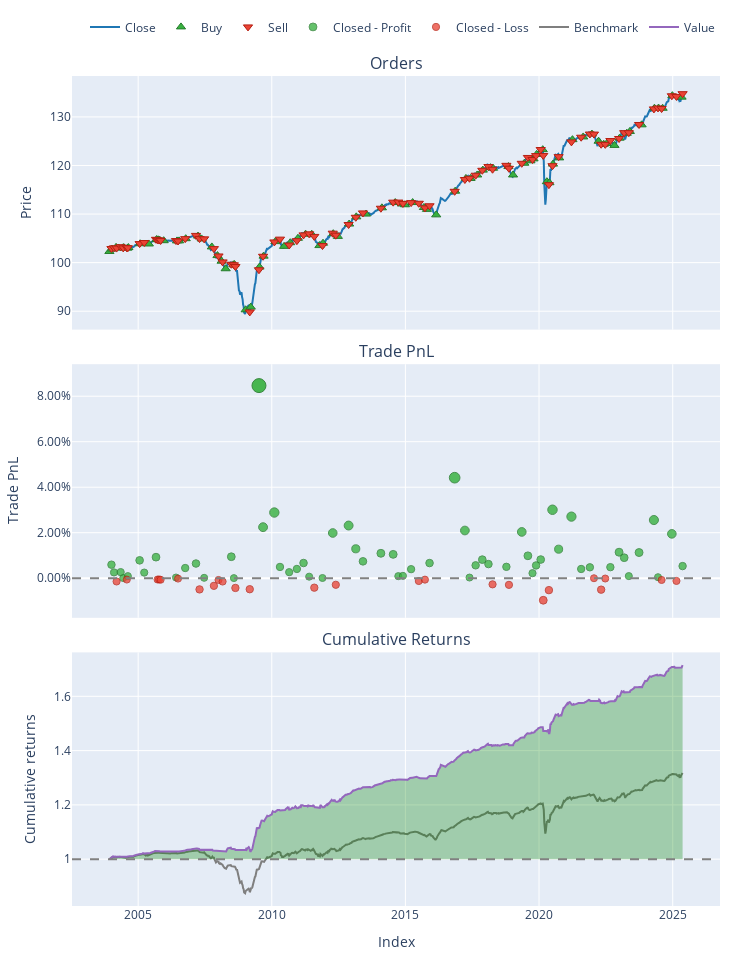

Here is the notebook cell this chart was saved with:
### Code cell
import pandas as pd
import numpy as np
import matplotlib.pyplot as plt
from sklearn.ensemble import GradientBoostingClassifier
from sklearn.preprocessing import StandardScaler
from sklearn.pipeline import Pipeline
import vectorbt as vbt
import os

import pandas as pd, numpy as np, matplotlib.pyplot as plt, warnings, itertools, random
from sklearn.decomposition import PCA
from sklearn.ensemble import GradientBoostingClassifier
from sklearn.model_selection import TimeSeriesSplit
from deap import base, creator, tools, algorithms

import pandas as pd, numpy as np, random, time, matplotlib.pyplot as plt
from pathlib import Path

warnings.filterwarnings("ignore")   # to keep notebook output tidy



import pandas as pd
import numpy as np
import random
import vectorbt as vbt

# --- Parameters ---
POP_SIZE, MAX_GENS = 120, 120
MUT_RATE, CROSS_RATE = 0.40, 0.40
TARGET_RET = 0.70
RANDOM_SEED = 7
np.random.seed(RANDOM_SEED)
random.seed(RANDOM_SEED)

# --- Load the data ---
CSV_PATH = r"c:\Users\Eddy\YTM Capital Dropbox\Eddy Winiarz\Trading\COF\Models\Unfinished Models\Eddy\Python Projects\BT\data_pipelines\data_processed\with_er_daily.csv"
df = pd.read_csv(CSV_PATH, parse_dates=True)
df.iloc[:, 0] = pd.to_datetime(df.iloc[:, 0], errors="coerce")
df = df.set_index(df.columns[0]).sort_index()
price_col = "cad_ig_er_index" if "cad_ig_er_index" in df.columns else df.columns[1]
price = df[price_col].resample("W-FRI").last().ffill()
df_w = price.to_frame("price")
df_w["ret_fwd"] = price.pct_change().shift(-1)
for col in ["cad_oas", "us_ig_oas", "us_hy_oas", "vix"]:
    df_w[col] = df[col].resample("W-FRI").last().ffill() if col in df.columns else 0.0
df_w = df_w.dropna(subset=["ret_fwd"])

# --- Feature matrix ---
feat = pd.DataFrame(index=df_w.index)
for lag in [1,2,3,4,6,8,12,13,26,52]:
    feat[f"mom_{lag}"] = price.pct_change(lag)
for w in [4,8,13,26]:
    feat[f"vol_{w}"] = price.pct_change().rolling(w).std()
for w in [4,8,13,26]:
    feat[f"sma_{w}_dev"] = price/price.rolling(w).mean()-1
ema12, ema26 = price.ewm(span=12, adjust=False).mean(), price.ewm(span=26, adjust=False).mean()
feat["macd_diff"] = (ema12-ema26) - (ema12-ema26).ewm(span=9, adjust=False).mean()
low14, high14 = price.rolling(14).min(), price.rolling(14).max()
feat["stoch_k"] = 100*(price-low14)/(high14-low14+1e-8)
for col in ["cad_oas","us_ig_oas","us_hy_oas","vix"]:
    feat[f"{col}_mom4"] = df_w[col].pct_change(4)
feat = feat.fillna(0)
FEATURES = feat.columns.tolist()

# --- GA primitives ---
def rand_clause():
    f = random.choice(FEATURES)
    thr = np.percentile(feat[f], random.uniform(10,90))
    op  = ">" if random.random()<0.5 else "<"
    return f"(feat['{f}'] {op} {thr:.6f})"

def gen_rule(max_c=4):
    n = random.randint(1,max_c)
    join = " & " if random.random()<0.5 else " | "
    return join.join(rand_clause() for _ in range(n))

def evaluate(rule):
    try:
        mask = eval(rule)
        mask = mask.reindex(price.index).fillna(False)
        # vectorbt backtest
        pf = vbt.Portfolio.from_signals(
            price,
            entries=mask,
            exits=~mask,
            freq='W',
            init_cash=10000,
            fees=0.0,
            slippage=0.0
        )
        ret = pf.total_return()
        dd = pf.max_drawdown()
        fitness = ret - 0.1*abs(dd)
        return fitness, ret, dd, pf
    except Exception as e:
        print(f"Error evaluating rule: {rule}\n{e}")
        return -1,-1,0,None

def mutate(rule):
    if random.random()<0.5 and ("&" in rule or "|" in rule):
        parts = rule.split("&" if "&" in rule else "|")
        parts[random.randrange(len(parts))] = rand_clause()
        join = "&" if "&" in rule else "|"
        return join.join(p.strip() for p in parts)
    return f"({rule}) {'&' if random.random()<0.5 else '|'} {rand_clause()}"

def crossover(r1,r2):
    p1 = r1.split("&" if "&" in r1 else "|")
    p2 = r2.split("&" if "&" in r2 else "|")
    return random.choice(p1).strip()+" & "+random.choice(p2).strip()

# --- Run GA ---
pop=[gen_rule() for _ in range(POP_SIZE)]
best_rule,best_ret,best_pf=None,-1,None
for gen in range(MAX_GENS):
    scored=[(*evaluate(r)[:2],r) for r in pop]
    scored.sort(key=lambda x:x[0], reverse=True)
    elite=[r for _,_,r in scored[:25]]
    if scored[0][1]>best_ret:
        best_rule, best_ret = scored[0][2], scored[0][1]
        best_pf = evaluate(best_rule)[3]
        print(f"Gen {gen:03d}  best return {best_ret*100:5.1f}%")
        if best_ret>=TARGET_RET: break
    next_pop = elite.copy()
    while len(next_pop)<POP_SIZE:
        roll=random.random()
        if roll<MUT_RATE: next_pop.append(mutate(random.choice(elite)))
        elif roll<MUT_RATE+CROSS_RATE: next_pop.append(crossover(*random.sample(elite,2)))
        else: next_pop.append(gen_rule())
    pop=next_pop

# --- Metrics & plot ---
if best_pf is not None:
    print("\nBest rule:", best_rule)
    print(f"Cumulative return {best_ret*100:.1f}%")
    print(best_pf.stats())
    best_pf.plot().show()
else:
    print("No valid solution found.")

### Figure 1 — Plotly figure (JSON) as saved in the notebook; plotly's stock layout.template omitted (floating-point values rounded to 4 significant figures; data arrays with more than 128 entries replaced by an {"elided": "..."} marker saying what was removed)
{"data": [{"legendgroup": "0", "line": {"color": "#1f77b4"}, "name": "Close", "showlegend": true, "type": "scatter", "uid": "75e3a287-61cc-4445-9753-909e17d7dcf2", "x": {"elided": "1120 str values"}, "xaxis": "x", "y": {"elided": "1120 float values"}, "yaxis": "y"}, {"customdata": {"elided": "84x3 float values"}, "hovertemplate": "Order Id: %{customdata[0]}<br>Timestamp: %{x}<br>Price: %{y}<br>Size: %{customdata[1]:.6f}<br>Fees: %{customdata[2]:.6f}", "legendgroup": "1", "marker": {"color": "#37B13F", "line": {"color": "rgb(38,123,44)", "width": 1}, "size": 8, "symbol": "triangle-up"}, "mode": "markers", "name": "Buy", "type": "scatter", "uid": "3ad97f48-7292-4599-8fed-5b28d1af2c89", "x": ["2003-12-05T00:00:00", "2004-01-09T00:00:00", "2004-03-05T00:00:00", "2004-04-09T00:00:00", "2004-06-04T00:00:00", "2004-06-18T00:00:00", "2004-08-06T00:00:00", "2004-08-20T00:00:00", "2005-01-28T00:00:00", "2005-05-27T00:00:00", "2005-09-09T00:00:00", "2005-09-30T00:00:00", "2005-10-21T00:00:00", "2005-12-16T00:00:00", "2006-06-16T00:00:00", "2006-07-14T00:00:00", "2006-10-13T00:00:00", "2007-03-30T00:00:00", "2007-05-18T00:00:00", "2007-10-05T00:00:00", "2007-12-21T00:00:00", "2008-02-15T00:00:00", "2008-04-11T00:00:00", "2008-07-25T00:00:00", "2008-08-08T00:00:00", "2009-01-09T00:00:00", "2009-03-20T00:00:00", "2009-07-17T00:00:00", "2009-09-11T00:00:00", "2010-02-19T00:00:00", "2010-06-18T00:00:00", "2010-09-10T00:00:00", "2010-12-24T00:00:00", "2011-04-08T00:00:00", "2011-07-01T00:00:00", "2011-10-14T00:00:00", "2011-12-02T00:00:00", "2012-04-20T00:00:00", "2012-06-22T00:00:00", "2012-11-23T00:00:00", "2013-03-01T00:00:00", "2013-07-12T00:00:00", "2014-02-14T00:00:00", "2014-08-15T00:00:00", "2014-11-14T00:00:00", "2014-12-26T00:00:00", "2015-04-10T00:00:00", "2015-09-11T00:00:00", "2015-10-23T00:00:00", "2016-02-26T00:00:00", "2016-11-11T00:00:00", "2017-04-07T00:00:00", "2017-06-09T00:00:00", "2017-09-08T00:00:00", "2017-11-24T00:00:00", "2018-03-09T00:00:00", "2018-04-13T00:00:00", "2018-11-09T00:00:00", "2019-01-11T00:00:00", "2019-06-14T00:00:00", "2019-09-06T00:00:00", "2019-10-18T00:00:00", "2019-11-29T00:00:00", "2020-02-21T00:00:00", "2020-04-17T00:00:00", "2020-05-22T00:00:00", "2020-07-10T00:00:00", "2020-10-02T00:00:00", "2021-04-02T00:00:00", "2021-08-27T00:00:00", "2021-12-24T00:00:00", "2022-03-25T00:00:00", "2022-06-03T00:00:00", "2022-07-15T00:00:00", "2022-10-28T00:00:00", "2023-01-06T00:00:00", "2023-04-14T00:00:00", "2023-05-26T00:00:00", "2023-11-03T00:00:00", "2024-04-26T00:00:00", "2024-06-21T00:00:00", "2024-08-16T00:00:00", "2024-12-27T00:00:00", "2025-05-02T00:00:00"], "xaxis": "x", "y": [102.3, 102.8, 103.1, 103.0, 103.0, 103.1, 103.0, 103.1, 103.9, 103.8, 104.8, 104.7, 104.6, 104.5, 104.5, 104.5, 104.9, 105.5, 104.9, 103.2, 101.5, 100.3, 98.74, 99.55, 99.62, 90.29, 90.85, 99.09, 101.3, 104.3, 103.3, 104.1, 105.0, 105.9, 105.8, 103.5, 104.0, 106.0, 105.4, 107.9, 109.4, 110.0, 111.3, 112.4, 112.1, 111.9, 112.4, 111.3, 111.0, 109.8, 114.7, 117.3, 117.3, 118.0, 119.0, 119.6, 119.4, 119.8, 118.1, 120.5, 121.0, 121.4, 122.3, 123.3, 116.7, 116.5, 120.3, 121.6, 125.3, 125.9, 126.5, 125.0, 124.4, 124.5, 124.1, 125.6, 126.6, 127.0, 128.4, 131.8, 131.8, 131.8, 134.4, 134.1], "yaxis": "y"}, {"customdata": {"elided": "84x3 float values"}, "hovertemplate": "Order Id: %{customdata[0]}<br>Timestamp: %{x}<br>Price: %{y}<br>Size: %{customdata[1]:.6f}<br>Fees: %{customdata[2]:.6f}", "legendgroup": "2", "marker": {"color": "#EA4335", "line": {"color": "rgb(181,31,18)", "width": 1}, "size": 8, "symbol": "triangle-down"}, "mode": "markers", "name": "Sell", "type": "scatter", "uid": "6bd6c749-0ec4-4d64-9690-5f4d1b935d97", "x": ["2004-01-02T00:00:00", "2004-02-06T00:00:00", "2004-03-12T00:00:00", "2004-05-07T00:00:00", "2004-06-11T00:00:00", "2004-07-30T00:00:00", "2004-08-13T00:00:00", "2005-01-21T00:00:00", "2005-03-25T00:00:00", "2005-09-02T00:00:00", "2005-09-23T00:00:00", "2005-10-14T00:00:00", "2005-11-04T00:00:00", "2006-06-02T00:00:00", "2006-06-30T00:00:00", "2006-10-06T00:00:00", "2007-03-02T00:00:00", "2007-04-20T00:00:00", "2007-06-22T00:00:00", "2007-11-02T00:00:00", "2008-01-04T00:00:00", "2008-02-29T00:00:00", "2008-06-27T00:00:00", "2008-08-01T00:00:00", "2008-08-22T00:00:00", "2009-03-06T00:00:00", "2009-07-10T00:00:00", "2009-09-04T00:00:00", "2010-02-05T00:00:00", "2010-04-23T00:00:00", "2010-08-27T00:00:00", "2010-12-10T00:00:00", "2011-03-11T00:00:00", "2011-05-27T00:00:00", "2011-08-05T00:00:00", "2011-11-25T00:00:00", "2012-04-13T00:00:00", "2012-05-25T00:00:00", "2012-11-16T00:00:00", "2013-02-22T00:00:00", "2013-05-31T00:00:00", "2014-01-31T00:00:00", "2014-07-18T00:00:00", "2014-09-26T00:00:00", "2014-11-28T00:00:00", "2015-03-20T00:00:00", "2015-07-03T00:00:00", "2015-09-25T00:00:00", "2015-11-27T00:00:00", "2016-11-04T00:00:00", "2017-03-24T00:00:00", "2017-05-26T00:00:00", "2017-08-18T00:00:00", "2017-11-17T00:00:00", "2018-02-09T00:00:00", "2018-04-06T00:00:00", "2018-10-12T00:00:00", "2018-11-16T00:00:00", "2019-05-10T00:00:00", "2019-08-02T00:00:00", "2019-10-04T00:00:00", "2019-11-22T00:00:00", "2020-01-24T00:00:00", "2020-02-28T00:00:00", "2020-05-15T00:00:00", "2020-07-03T00:00:00", "2020-09-25T00:00:00", "2021-03-19T00:00:00", "2021-07-30T00:00:00", "2021-11-26T00:00:00", "2022-01-21T00:00:00", "2022-04-29T00:00:00", "2022-06-24T00:00:00", "2022-09-02T00:00:00", "2022-12-30T00:00:00", "2023-03-10T00:00:00", "2023-05-12T00:00:00", "2023-09-29T00:00:00", "2024-04-19T00:00:00", "2024-06-14T00:00:00", "2024-08-02T00:00:00", "2024-12-20T00:00:00", "2025-02-21T00:00:00", "2025-05-16T00:00:00"], "xaxis": "x", "y": [102.9, 103.1, 103.0, 103.3, 103.0, 103.0, 103.1, 103.9, 104.1, 104.8, 104.7, 104.6, 104.6, 104.5, 104.5, 104.9, 105.6, 104.9, 104.9, 102.9, 101.4, 100.1, 99.67, 99.55, 99.2, 89.85, 98.54, 101.3, 104.3, 104.8, 103.6, 104.5, 105.7, 105.9, 105.4, 103.5, 106.1, 105.7, 107.8, 109.3, 110.2, 111.2, 112.5, 112.5, 112.2, 112.4, 112.2, 111.3, 111.7, 114.7, 117.1, 117.4, 118.0, 119.0, 119.8, 119.2, 120.0, 119.4, 120.5, 121.7, 121.2, 122.0, 123.3, 122.1, 116.1, 120.0, 121.8, 124.9, 125.8, 126.5, 126.5, 124.4, 124.3, 125.1, 125.6, 126.8, 126.8, 128.4, 131.7, 131.8, 131.7, 134.4, 134.2, 134.8], "yaxis": "y"}, {"customdata": {"elided": "59x4 float values"}, "hovertemplate": "Exit Trade Id: %{customdata[0]}<br>Position Id: %{customdata[1]}<br>Exit Timestamp: %{x}<br>PnL: %{customdata[2]:.6f}<br>Return: %{customdata[3]:.2%}", "legendgroup": "3", "marker": {"color": "#37B13F", "line": {"color": "rgb(38,123,44)", "width": 1}, "opacity": [0.7605, 0.7545, 0.7547, 0.7501, 0.7516, 0.7639, 0.7543, 0.7663, 0.7505, 0.7579, 0.7614, 0.7502, 0.7667, 0.75, 0.9, 0.7897, 0.8011, 0.7587, 0.7547, 0.7572, 0.7618, 0.7511, 0.7501, 0.7852, 0.791, 0.7729, 0.7631, 0.7693, 0.7685, 0.7515, 0.7518, 0.757, 0.7617, 0.8283, 0.7871, 0.7505, 0.76, 0.7644, 0.7609, 0.7588, 0.786, 0.7674, 0.7539, 0.7599, 0.7645, 0.8033, 0.7726, 0.7979, 0.7571, 0.7584, 0.7585, 0.7702, 0.7659, 0.7516, 0.77, 0.7953, 0.7507, 0.7845, 0.7594], "size": [7.489, 7.208, 7.219, 7.002, 7.073, 7.647, 7.202, 7.763, 7.023, 7.367, 7.531, 7.011, 7.778, 7.001, 14, 8.853, 9.386, 7.407, 7.217, 7.334, 7.55, 7.053, 7.005, 8.642, 8.913, 8.066, 7.61, 7.902, 7.865, 7.072, 7.084, 7.326, 7.548, 10.65, 8.732, 7.022, 7.465, 7.673, 7.511, 7.411, 8.68, 7.813, 7.18, 7.462, 7.676, 9.487, 8.053, 9.237, 7.333, 7.393, 7.399, 7.943, 7.743, 7.074, 7.931, 9.112, 7.034, 8.61, 7.438], "symbol": "circle"}, "mode": "markers", "name": "Closed - Profit", "type": "scatter", "uid": "9531c6c0-7a86-4478-a4fb-fa78315d0a1b", "x": ["2004-01-02T00:00:00", "2004-02-06T00:00:00", "2004-05-07T00:00:00", "2004-06-11T00:00:00", "2004-08-13T00:00:00", "2005-01-21T00:00:00", "2005-03-25T00:00:00", "2005-09-02T00:00:00", "2006-06-02T00:00:00", "2006-10-06T00:00:00", "2007-03-02T00:00:00", "2007-06-22T00:00:00", "2008-06-27T00:00:00", "2008-08-01T00:00:00", "2009-07-10T00:00:00", "2009-09-04T00:00:00", "2010-02-05T00:00:00", "2010-04-23T00:00:00", "2010-08-27T00:00:00", "2010-12-10T00:00:00", "2011-03-11T00:00:00", "2011-05-27T00:00:00", "2011-11-25T00:00:00", "2012-04-13T00:00:00", "2012-11-16T00:00:00", "2013-02-22T00:00:00", "2013-05-31T00:00:00", "2014-01-31T00:00:00", "2014-07-18T00:00:00", "2014-09-26T00:00:00", "2014-11-28T00:00:00", "2015-03-20T00:00:00", "2015-11-27T00:00:00", "2016-11-04T00:00:00", "2017-03-24T00:00:00", "2017-05-26T00:00:00", "2017-08-18T00:00:00", "2017-11-17T00:00:00", "2018-02-09T00:00:00", "2018-10-12T00:00:00", "2019-05-10T00:00:00", "2019-08-02T00:00:00", "2019-10-04T00:00:00", "2019-11-22T00:00:00", "2020-01-24T00:00:00", "2020-07-03T00:00:00", "2020-09-25T00:00:00", "2021-03-19T00:00:00", "2021-07-30T00:00:00", "2021-11-26T00:00:00", "2022-09-02T00:00:00", "2022-12-30T00:00:00", "2023-03-10T00:00:00", "2023-05-12T00:00:00", "2023-09-29T00:00:00", "2024-04-19T00:00:00", "2024-06-14T00:00:00", "2024-12-20T00:00:00", "2025-05-16T00:00:00"], "xaxis": "x2", "y": [0.005935, 0.002532, 0.002663, 4.948e-05, 0.0009002, 0.007842, 0.002462, 0.009241, 0.0002975, 0.004463, 0.006441, 0.0001526, 0.009432, 2.775e-05, 0.08466, 0.02242, 0.02886, 0.004944, 0.002646, 0.004061, 0.006667, 0.000667, 7.677e-05, 0.01987, 0.02315, 0.01291, 0.007399, 0.01093, 0.01048, 0.0008877, 0.001031, 0.00396, 0.006645, 0.04418, 0.02096, 0.0002822, 0.005648, 0.008158, 0.006196, 0.004991, 0.02034, 0.009845, 0.002203, 0.005609, 0.008196, 0.03009, 0.01275, 0.02707, 0.004043, 0.004778, 0.00484, 0.01142, 0.009005, 0.0009156, 0.01128, 0.02556, 0.0004296, 0.01949, 0.005316], "yaxis": "y2"}, {"customdata": [[2, 2, -14.61, -0.001448], [5, 5, -6.116, -0.0006057], [10, 10, -6.109, -0.0005931], [11, 11, -5.783, -0.0005618], [12, 12, -7.133, -0.0006934], [14, 14, -1.917, -0.0001865], [17, 17, -51.33, -0.004938], [19, 19, -34.79, -0.003363], [20, 20, -8.107, -0.0007864], [21, 21, -15.18, -0.001474], [24, 24, -44.53, -0.004289], [25, 25, -50.22, -0.004858], [34, 34, -49.87, -0.004169], [37, 37, -35.13, -0.002891], [46, 46, -16.3, -0.001254], [47, 47, -8.25, -0.0006355], [55, 55, -38.51, -0.002711], [57, 57, -41.74, -0.002931], [63, 63, -144.2, -0.0097], [64, 64, -77.3, -0.005251], [70, 70, -0.3285, -2.076e-05], [71, 71, -79.77, -0.00504], [72, 72, -2.37, -0.0001505], [80, 80, -13.28, -0.0007917], [82, 82, -20.65, -0.001209]], "hovertemplate": "Exit Trade Id: %{customdata[0]}<br>Position Id: %{customdata[1]}<br>Exit Timestamp: %{x}<br>PnL: %{customdata[2]:.6f}<br>Return: %{customdata[3]:.2%}", "legendgroup": "4", "marker": {"color": "#EA4335", "line": {"color": "rgb(181,31,18)", "width": 1}, "opacity": [0.7525, 0.751, 0.751, 0.751, 0.7512, 0.7503, 0.7587, 0.7559, 0.7514, 0.7526, 0.7576, 0.7586, 0.7574, 0.7551, 0.7522, 0.7511, 0.7548, 0.7552, 0.7672, 0.7593, 0.75, 0.7589, 0.7502, 0.7514, 0.7521], "size": [7.118, 7.048, 7.047, 7.045, 7.056, 7.014, 7.407, 7.276, 7.063, 7.12, 7.353, 7.4, 7.343, 7.237, 7.102, 7.051, 7.222, 7.241, 7.801, 7.433, 7, 7.415, 7.011, 7.064, 7.098], "symbol": "circle"}, "mode": "markers", "name": "Closed - Loss", "type": "scatter", "uid": "e8539d78-7131-4ea9-81a2-0d84ef00d1fe", "x": ["2004-03-12T00:00:00", "2004-07-30T00:00:00", "2005-09-23T00:00:00", "2005-10-14T00:00:00", "2005-11-04T00:00:00", "2006-06-30T00:00:00", "2007-04-20T00:00:00", "2007-11-02T00:00:00", "2008-01-04T00:00:00", "2008-02-29T00:00:00", "2008-08-22T00:00:00", "2009-03-06T00:00:00", "2011-08-05T00:00:00", "2012-05-25T00:00:00", "2015-07-03T00:00:00", "2015-09-25T00:00:00", "2018-04-06T00:00:00", "2018-11-16T00:00:00", "2020-02-28T00:00:00", "2020-05-15T00:00:00", "2022-01-21T00:00:00", "2022-04-29T00:00:00", "2022-06-24T00:00:00", "2024-08-02T00:00:00", "2025-02-21T00:00:00"], "xaxis": "x2", "y": [-0.001448, -0.0006057, -0.0005931, -0.0005618, -0.0006934, -0.0001865, -0.004938, -0.003363, -0.0007864, -0.001474, -0.004289, -0.004858, -0.004169, -0.002891, -0.001254, -0.0006355, -0.002711, -0.002931, -0.0097, -0.005251, -2.076e-05, -0.00504, -0.0001505, -0.0007917, -0.001209], "yaxis": "y2"}, {"legendgroup": "5", "line": {"color": "#7f7f7f"}, "name": "Benchmark", "showlegend": true, "type": "scatter", "uid": "d717faee-5746-494a-870d-dbb58ac46fff", "x": {"elided": "1120 str values"}, "xaxis": "x3", "y": {"elided": "1120 float values"}, "yaxis": "y3"}, {"hoverinfo": "skip", "legendgroup": "6", "line": {"color": "rgba(0, 0, 0, 0)", "width": 0}, "opacity": 0, "showlegend": false, "type": "scatter", "uid": "ae2dbcc2-f043-44eb-97ca-83e1df4d0ef2", "x": {"elided": "1120 str values"}, "xaxis": "x3", "y": {"elided": "1120 int values"}, "yaxis": "y3"}, {"connectgaps": false, "fill": "tonexty", "fillcolor": "rgba(0, 128, 0, 0.3)", "hoverinfo": "skip", "legendgroup": "6", "line": {"color": "rgba(0, 0, 0, 0)", "width": 0}, "opacity": 0, "showlegend": false, "type": "scatter", "uid": "eda619d5-7cdc-41b1-a1ed-e214b20cc09a", "x": {"elided": "1120 str values"}, "xaxis": "x3", "y": {"elided": "1120 float values"}, "yaxis": "y3"}, {"legendgroup": "7", "line": {"color": "#9467bd"}, "name": "Value", "showlegend": true, "type": "scatter", "uid": "285f9193-2a04-4084-b795-867bea0136b9", "x": {"elided": "1120 str values"}, "xaxis": "x3", "y": {"elided": "1120 float values"}, "yaxis": "y3"}, {"hoverinfo": "skip", "legendgroup": "6", "line": {"color": "rgba(0, 0, 0, 0)", "width": 0}, "opacity": 0, "showlegend": false, "type": "scatter", "uid": "28660c10-a2f4-4ea4-92af-35147d107e44", "x": {"elided": "1120 str values"}, "xaxis": "x3", "y": {"elided": "1120 int values"}, "yaxis": "y3"}], "layout": {"annotations": [{"font": {"size": 16}, "showarrow": false, "text": "Orders", "x": 0.5, "xanchor": "center", "xref": "paper", "y": 1, "yanchor": "bottom", "yref": "paper"}, {"font": {"size": 16}, "showarrow": false, "text": "Trade PnL", "x": 0.5, "xanchor": "center", "xref": "paper", "y": 0.6528, "yanchor": "bottom", "yref": "paper"}, {"font": {"size": 16}, "showarrow": false, "text": "Cumulative Returns", "x": 0.5, "xanchor": "center", "xref": "paper", "y": 0.3056, "yanchor": "bottom", "yref": "paper"}], "height": 960, "legend": {"orientation": "h", "traceorder": "normal", "x": 1, "xanchor": "right", "y": 1.042, "yanchor": "bottom"}, "margin": {"b": 30, "l": 30, "r": 30, "t": 30}, "shapes": [{"line": {"color": "gray", "dash": "dash"}, "type": "line", "x0": 0, "x1": 1, "xref": "paper", "y0": 0, "y1": 0, "yref": "y2"}, {"line": {"color": "gray", "dash": "dash"}, "type": "line", "x0": 0, "x1": 1, "xref": "paper", "y0": 1, "y1": 1, "yref": "y3"}], "showlegend": true, "width": 750, "xaxis": {"anchor": "y", "domain": [0, 1], "matches": "x3", "showticklabels": false}, "xaxis2": {"anchor": "y2", "domain": [0, 1], "matches": "x3", "showticklabels": false}, "xaxis3": {"anchor": "y3", "domain": [0, 1], "title": {"text": "Index"}}, "yaxis": {"anchor": "x", "domain": [0.6944, 1], "title": {"text": "Price"}}, "yaxis2": {"anchor": "x2", "domain": [0.3472, 0.6528], "tickformat": ".2%", "title": {"text": "Trade PnL"}}, "yaxis3": {"anchor": "x3", "domain": [0, 0.3056], "title": {"text": "Cumulative returns"}}}}
